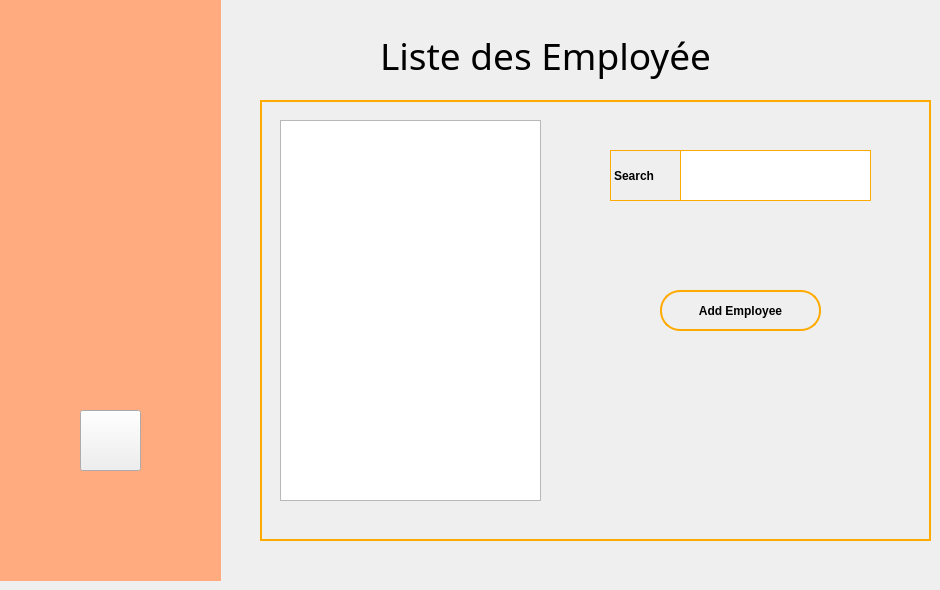
    <widget class="QWidget" name="page_5">
     <widget class="QWidget" name="widget_10" native="true">
      <property name="geometry">
       <rect>
        <x>0</x>
        <y>0</y>
        <width>221</width>
        <height>581</height>
       </rect>
      </property>
      <property name="styleSheet">
       <string notr="true">#widget_10
{
background:rgb(255, 170, 127);
}</string>
      </property>
      <widget class="QPushButton" name="logOutButton_4">
       <property name="geometry">
        <rect>
         <x>80</x>
         <y>410</y>
         <width>61</width>
         <height>61</height>
        </rect>
       </property>
       <property name="styleSheet">
        <string notr="true">#logOutButton_4
{
	border-image:url(:/images/images/signOut.png);
}

#logOutButton_4:hover
{
	border-image:url(:/images/images/signOutHover.png);
}	</string>
       </property>
       <property name="text">
        <string/>
       </property>
      </widget>
      <widget class="QWidget" name="widget_11" native="true">
       <property name="geometry">
        <rect>
         <x>10</x>
         <y>10</y>
         <width>201</width>
         <height>211</height>
        </rect>
       </property>
       <property name="styleSheet">
        <string notr="true">background-image:url(:/images/images/pie.png);</string>
       </property>
      </widget>
     </widget>
     <widget class="QLabel" name="employeesListTitle">
      <property name="geometry">
       <rect>
        <x>380</x>
        <y>20</y>
        <width>481</width>
        <height>71</height>
       </rect>
      </property>
      <property name="font">
       <font>
        <family>Arial Rounded MT Bold</family>
        <pointsize>28</pointsize>
       </font>
      </property>
      <property name="text">
       <string>Liste des Employée</string>
      </property>
     </widget>
     <widget class="QFrame" name="frame_3">
      <property name="geometry">
       <rect>
        <x>260</x>
        <y>100</y>
        <width>671</width>
        <height>441</height>
       </rect>
      </property>
      <property name="styleSheet">
       <string notr="true">#frame_3
{
	border:2px solid rgb(255, 170, 0);
}</string>
      </property>
      <property name="frameShape">
       <enum>QFrame::StyledPanel</enum>
      </property>
      <property name="frameShadow">
       <enum>QFrame::Raised</enum>
      </property>
      <widget class="QPushButton" name="addEmployeeButton">
       <property name="geometry">
        <rect>
         <x>400</x>
         <y>190</y>
         <width>161</width>
         <height>41</height>
        </rect>
       </property>
       <property name="font">
        <font>
         <family>Arial</family>
         <weight>75</weight>
         <bold>true</bold>
        </font>
       </property>
       <property name="styleSheet">
        <string notr="true">#addEmployeeButton
{
border-radius:20px;
	background:transparent;
	border:2px solid rgb(255, 170, 0);
}

#addEmployeeButton:hover
{
	background:rgb(255, 170, 0);
}
</string>
       </property>
       <property name="text">
        <string>Add Employee</string>
       </property>
      </widget>
      <widget class="QLineEdit" name="searchLineEdit">
       <property name="geometry">
        <rect>
         <x>420</x>
         <y>50</y>
         <width>191</width>
         <height>51</height>
        </rect>
       </property>
       <property name="styleSheet">
        <string notr="true">#searchLineEdit
{
	border:1px solid rgb(255, 170, 0);
}
</string>
       </property>
      </widget>
      <widget class="QListView" name="listView">
       <property name="geometry">
        <rect>
         <x>20</x>
         <y>20</y>
         <width>261</width>
         <height>381</height>
        </rect>
       </property>
      </widget>
      <widget class="QLabel" name="label_35">
       <property name="geometry">
        <rect>
         <x>350</x>
         <y>50</y>
         <width>71</width>
         <height>51</height>
        </rect>
       </property>
       <property name="font">
        <font>
         <family>Arial</family>
         <pointsize>9</pointsize>
         <weight>75</weight>
         <bold>true</bold>
        </font>
       </property>
       <property name="styleSheet">
        <string notr="true">border:1px solid rgb(255, 170, 0);
</string>
       </property>
       <property name="text">
        <string>Search</string>
       </property>
      </widget>
     </widget>
    </widget>
